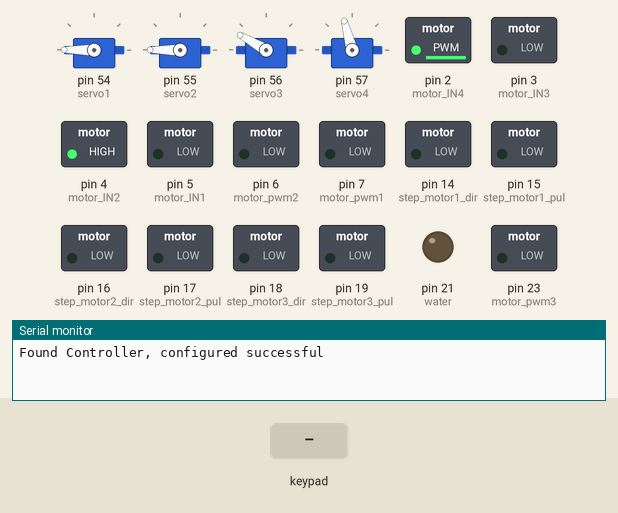
Recording of a sketch running on a simulated Arduino Mega 2560, built with avr-gcc and run on an emulated ATmega2560. On the bench: 4 × servo, switched loads named in the sketch (green lamp = pin HIGH), output pins drawn as LEDs (lit = HIGH), the last lines printed to the serial monitor. Inputs (shaded band) come from the test bench.

Above: at 2.1 s.
2.2 s: key 'X' pressed
At 3.0 s:
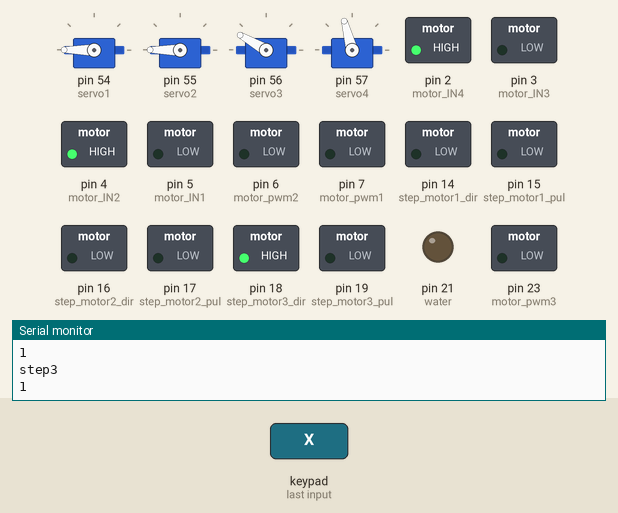
4.1 s: key 'S' pressed
At 5.5 s:
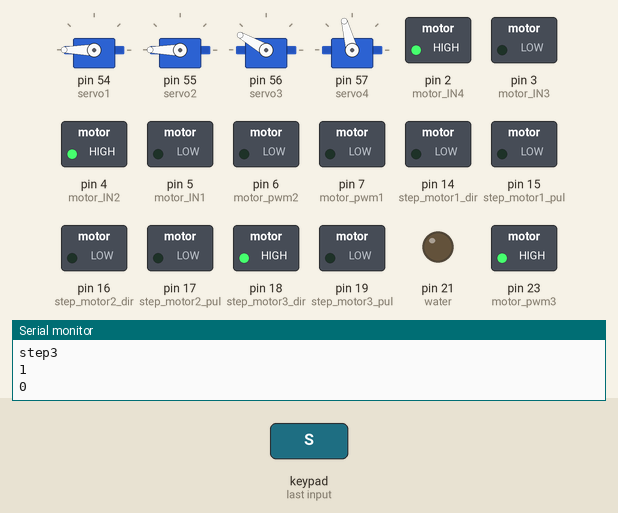
6.0 s: key 'U' pressed
At 6.2 s:
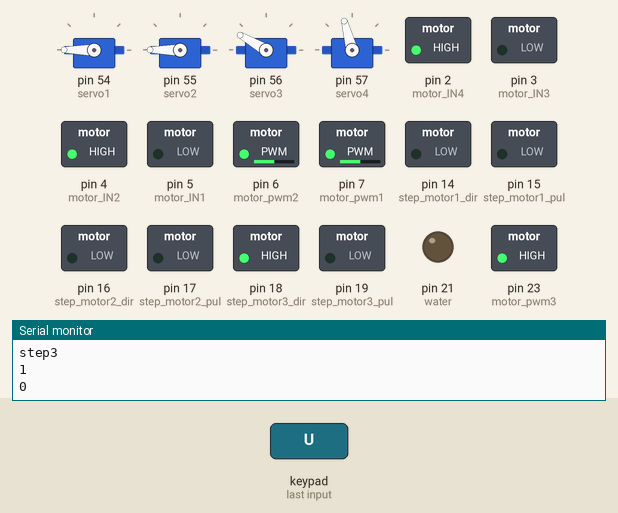
7.9 s: key 'D' pressed
At 8.13 s:
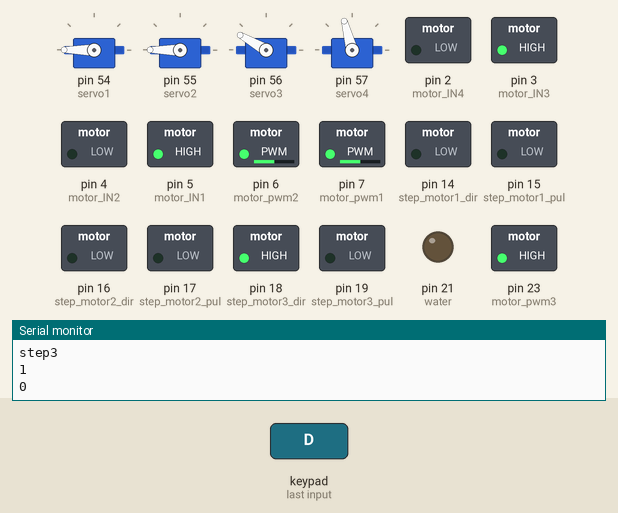
10.9 s: key 'L' pressed
At 11.12 s:
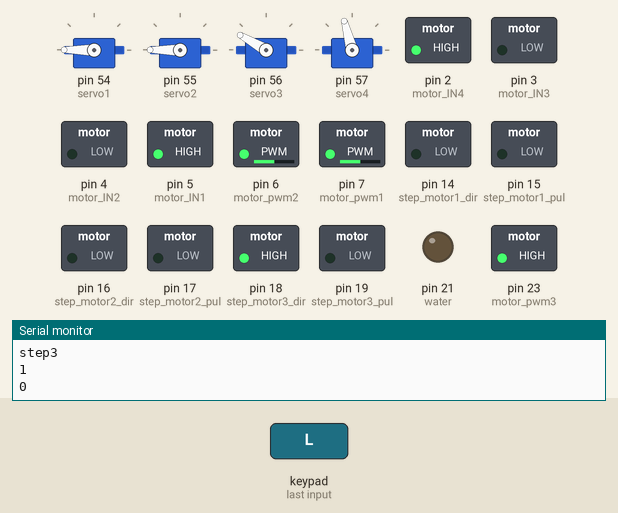
12.8 s: key 'R' pressed
At 13.02 s:
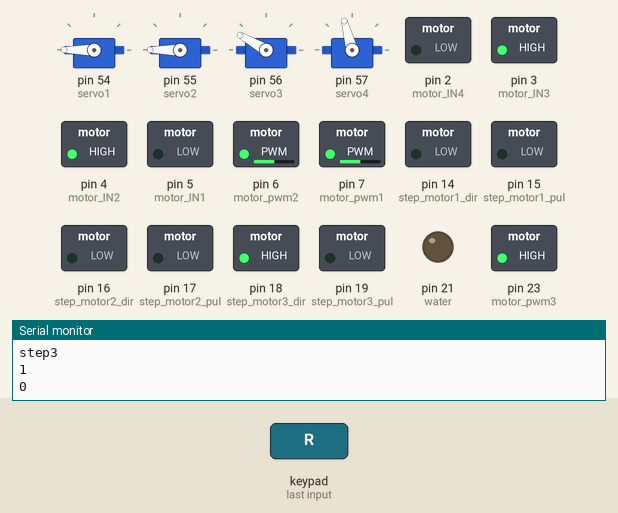
Timing chart, 0 to 15.7 s (numbered marks = the images above; inputs shaded):
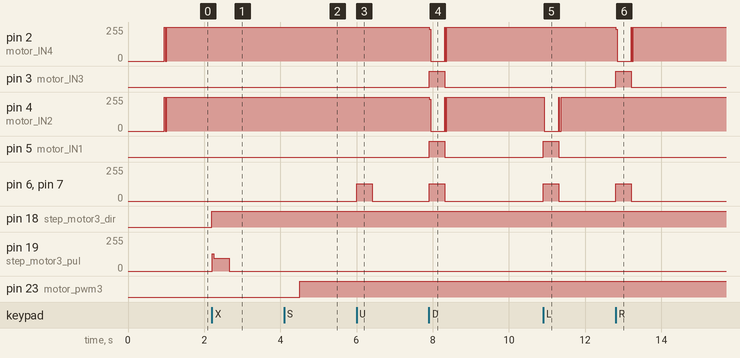

Measured:
- after the input at 2.2 s, pin 2 (motor_IN4): 254/255 → 255/255 after 0.05 s; pin 18 (step_motor3_dir): LOW → HIGH at once; pin 19 (step_motor3_pul): 0/255 → 94/255 at once, → 0/255 0.44 s later
- after the input at 4.1 s, pin 23 (motor_pwm3): LOW → HIGH after 0.41 s
- after the input at 6.0 s, pin 6 (motor_pwm2), pin 7 (motor_pwm1): 0/255 → 128/255 at once, → 0/255 0.40 s later
- after the input at 7.9 s, pin 2 (motor_IN4): 255/255 → 0/255 at once, → 254/255 0.40 s later; pin 3 (motor_IN3), pin 5 (motor_IN1): LOW → HIGH at once, → LOW 0.40 s later; pin 4 (motor_IN2): 255/255 → 0/255 at once, → 255/255 0.40 s later; pin 6 (motor_pwm2), pin 7 (motor_pwm1): 0/255 → 128/255 at once, → 0/255 0.40 s later
- after the input at 10.9 s, pin 2 (motor_IN4): 254/255 → 255/255 at once; pin 4 (motor_IN2): 255/255 → 0/255 at once, → 255/255 0.37 s later; pin 5 (motor_IN1): LOW → HIGH at once, → LOW 0.40 s later; pin 6 (motor_pwm2), pin 7 (motor_pwm1): 0/255 → 128/255 at once, → 0/255 0.40 s later
- after the input at 12.8 s, pin 2 (motor_IN4): 255/255 → 0/255 at once, → 254/255 0.40 s later; pin 3 (motor_IN3): LOW → HIGH at once, → LOW 0.40 s later; pin 6 (motor_pwm2), pin 7 (motor_pwm1): 0/255 → 128/255 at once, → 0/255 0.40 s later

The sketch:

Summer_Car.ino
```cpp
#include "PS2X_lib.h"
#include "chassis.h"
#include <Servo.h>

#define PS2_DAT 13 // 14
#define PS2_CMD 11 // 15
#define PS2_SEL 10 // 16
#define PS2_CLK 12 // 17

extern Servo servo1;
extern Servo servo2;
extern Servo servo3;
extern Servo servo4;
extern my_step_motor_t step1;
extern my_step_motor_t step2;
extern my_step_motor_t step3;
int init_flag = 5;
/******************************************************************
 * select modes of PS2 controller:
 *   - pressures = analog reading of push-butttons
 *   - rumble    = motor rumbling
 * uncomment 1 of the lines for each mode selection
 ******************************************************************/
#define pressures true

#define rumble true
extern chassis_t chassis;
extern gimbal_t gimbal;
PS2X ps2x;

int error = 0;
byte type = 0;
byte vibrate = 0;

// Reset func
void (*resetFunc)(void) = 0;

void setup()
{
    servo_init();
    motor_init();
    step_motor_init();
    Serial.begin(115200);
    delay(500);
    error = ps2x.config_gamepad(PS2_CLK, PS2_CMD, PS2_SEL, PS2_DAT, pressures, rumble);
    if (error == 0)
    {
        Serial.print("Found Controller, configured successful ");
    }
    else
    {
        Serial.print("error");
        Serial.print(error);
    }
    pinMode(water,OUTPUT);
    water_off();

}

void loop()
{

    if (error == 1)
    {
        resetFunc();
    }
    while (init_flag)  //读取几次数据 但不作处理
    {
        ps2x.read_gamepad(false, vibrate);
        delay(10);
        init_flag--;
    }

    ps2x.read_gamepad(false, vibrate); // read controller and set large motor to spin at 'vibrate' speed

    set_chassis_mode();
    chassis_control();

    if (ps2x.NewButtonState())
    { // will be TRUE if any button changes state (on to off, or off to on)
        if (ps2x.Button(PSB_L3))
        {
            if (gimbal.dev1_catch == MODE_ON)
            {
                device1_loose();
            }
            else if(gimbal.dev1_catch == MODE_OFF)
            {
                device1_catch();
            }
            Serial.println("L3 pressed");
        }

        if (ps2x.Button(PSB_R3))
        {
            if (gimbal.dev2_catch == MODE_ON)
            {
                device2_loose();
            }
            else if(gimbal.dev2_catch == MODE_OFF)
            {
                device2_catch();
            }
            Serial.println("R3 pressed");
        }

        if (ps2x.Button(PSB_L2))
        {
            if (step2.mode == STEP_ON)
            {
                step2.mode = STEP_OFF;
            }
            else if (step2.mode == STEP_OFF)
            {
                step2.mode = STEP_ON;
            }
            step2.dir = 0;
        }
        if (ps2x.Button(PSB_R2))
        {
            if (step2.mode == STEP_ON)
            {
                step2.mode = STEP_OFF;
            }
            else if (step2.mode == STEP_OFF)
            {
                step2.mode = STEP_ON;
            }
            step2.dir = 1;
        }
        if (ps2x.Button(PSB_TRIANGLE))
        {
            if (step3.mode == STEP_ON)
            {
                step3.mode = STEP_OFF;
            }
            else if (step3.mode == STEP_OFF)
            {
                step3.mode = STEP_ON;
            }
            step3.dir = 0;
        }
    }
    if (ps2x.ButtonPressed(PSB_CIRCLE)) // will be TRUE if button was JUST pressed
    {
        if (step1.mode == STEP_ON)
        {
            step1.mode = STEP_OFF;
        }
        else if (step1.mode == STEP_OFF)
        {
            step1.mode = STEP_ON;
        }
        step1.dir = 0;
        // Serial.println("Circle just pressed");
    }
    if (ps2x.NewButtonState(PSB_CROSS)) // will be TRUE if button was JUST pressed OR released
    {
        if (step3.mode == STEP_ON)
        {
            step3.mode = STEP_OFF;
        }
        else if (step3.mode == STEP_OFF)
        {
            step3.mode = STEP_ON;
        }
        step3.dir = 1;

    }

    if (ps2x.ButtonReleased(PSB_SQUARE)) // will be TRUE if button was JUST released
    {

        Serial.println(chassis.mode_zuan);
        if (chassis.mode_zuan == ZUAN_OFF)
        {
            zuan_on();
            chassis.mode_zuan = ZUAN_ON;
        }
        else if (chassis.mode_zuan == ZUAN_ON)
        {
            zuan_off();
            chassis.mode_zuan = ZUAN_OFF;
        }

    }

    if (ps2x.Button(PSB_L1) || ps2x.Button(PSB_R1))
    {
        if (ps2x.Analog(PSS_LY) < 5)
        {
            device1_rollout();
        }
        if (ps2x.Analog(PSS_LY) > 245)
        {
            device1_return();
        }
        if (ps2x.Analog(PSS_RX) < 5)
        {
            device2_horizen();
        }
        if (ps2x.Analog(PSS_RX) > 245)
        {
            device2_vertical();
        }


    }
    if(ps2x.Button(PSB_SELECT))
    {
        water_on();
    }
    else
    {
        water_off();
    }

    if (step1.mode == STEP_ON)
    {
        Serial.println(step1.mode);
        step_motor_single(step_motor1_dir, step_motor1_pul, step1.dir,500);
    }
    else if (step2.mode == STEP_ON)
    {
        Serial.println(step2.mode);
        step_motor_single(step_motor2_dir, step_motor2_pul, step2.dir,300);
    }
    else if (step3.mode == STEP_ON)
    {
        Serial.println("step3");
        Serial.println(step3.mode);
        step_motor_single(step_motor3_dir, step_motor3_pul, step3.dir,150);
    }

    delay(10);
}
```

chassis.cpp
```cpp
#include "chassis.h"
#include "PS2X_lib.h"

extern PS2X ps2x;
Servo servo1;
Servo servo2;
Servo servo3;
Servo servo4;

chassis_t chassis;
gimbal_t gimbal;

my_step_motor_t step1;
my_step_motor_t step2;
my_step_motor_t step3;

void set_chassis_mode()
{
    if (ps2x.Button(PSB_PAD_UP))
    { // will be TRUE as long as button is pressed
        chassis.chassis_mode = MOVE_FORWARD;
    }
    else if (ps2x.Button(PSB_PAD_RIGHT))
    {
        chassis.chassis_mode = TURN_RIGHT;
    }
    else if (ps2x.Button(PSB_PAD_LEFT))
    {
        chassis.chassis_mode = TURN_LEFT;
    }
    else if (ps2x.Button(PSB_PAD_DOWN))
    {
        chassis.chassis_mode = MOVE_BACK;
    }
    else
    {
        chassis.chassis_mode = NO_MOVE;
    }
}
void chassis_control()
{
    switch (chassis.chassis_mode)
    {
    case NO_MOVE:
        digitalWrite(motor_IN1, LOW);
        digitalWrite(motor_IN2, LOW);
        digitalWrite(motor_IN3, LOW);
        digitalWrite(motor_IN4, LOW);
        SetDirectionAndSpeed(0, 0);
        break;
    case MOVE_FORWARD:
        SetDirectionAndSpeed(128, 128);
        break;
    case MOVE_BACK:
        SetDirectionAndSpeed(-128, -128);
        break;
    case TURN_LEFT:
        SetDirectionAndSpeed(-128, 128);
        break;
    case TURN_RIGHT:
        SetDirectionAndSpeed(128, -128);
        break;
    }
}
void SetDirectionAndSpeed(int left_speed, int right_speed)
{
    if (left_speed < 0)
    {
        left_speed *= -1;
        digitalWrite(motor_IN1, HIGH);
        digitalWrite(motor_IN2, LOW);
        analogWrite(motor_pwm1, left_speed);
    }
    else
    {
        digitalWrite(motor_IN1, LOW);
        digitalWrite(motor_IN2, HIGH);
        analogWrite(motor_pwm1, left_speed);
    }
    if (right_speed < 0)
    {
        right_speed *= -1;
        digitalWrite(motor_IN3, HIGH);
        digitalWrite(motor_IN4, LOW);
        analogWrite(motor_pwm2, right_speed);
    }
    else
    {
        digitalWrite(motor_IN3, LOW);
        digitalWrite(motor_IN4, HIGH);
        analogWrite(motor_pwm2, right_speed);
    }
}

void motor_init()
{
    pinMode(motor_pwm1, OUTPUT);
    pinMode(motor_pwm2, OUTPUT);
    pinMode(motor_pwm3,OUTPUT);
    digitalWrite(motor_pwm3,LOW);
    pinMode(motor_IN1, OUTPUT);
    pinMode(motor_IN2, OUTPUT);
    pinMode(motor_IN3, OUTPUT);
    pinMode(motor_IN4, OUTPUT);

    digitalWrite(motor_IN1, LOW);
    digitalWrite(motor_IN2, LOW);
    digitalWrite(motor_IN3, LOW);
    digitalWrite(motor_IN4, LOW);


}
void servo_init()
{

    servo1.attach(54);
    servo2.attach(55);
    servo3.attach(56);
    servo4.attach(57);

    device1_return();
    delay(100);
    device1_loose();
    delay(100);
    device2_loose();
    delay(100);
    device2_vertical();
    delay(100);
}

void device1_rollout(void)
{
    servo1.write(60);
    gimbal.dev1_pos = MODE_OUT;
}
void device1_return(void)
{
    servo1.write(180);
    gimbal.dev1_pos = MODE_IN;
}

void device1_catch(void)
{
    servo2.write(30);
    gimbal.dev1_catch = MODE_ON;
}
void device1_loose(void)
{
    servo2.write(180);
    gimbal.dev1_catch = MODE_OFF;
}
void device2_horizen(void)
{
    servo3.write(45);
    gimbal.dev2_pos = MODE_OUT;
}
void device2_vertical(void)
{
    servo3.write(150);
    gimbal.dev2_pos = MODE_IN;
}
void device2_catch(void)
{
    servo4.write(0);
    gimbal.dev2_catch = MODE_ON;
}
void device2_loose(void)
{
    servo4.write(105);
    gimbal.dev2_catch = MODE_OFF;
}
void step_motor_init(void)
{
    pinMode(step_motor1_dir, OUTPUT);
    pinMode(step_motor1_pul, OUTPUT);
    pinMode(step_motor2_dir, OUTPUT);
    pinMode(step_motor2_pul, OUTPUT);
    pinMode(step_motor3_dir, OUTPUT);
    pinMode(step_motor3_pul, OUTPUT);
    step1.mode = STEP_OFF;
    step2.mode = STEP_OFF;
    step3.mode = STEP_OFF;
}
void step_motor_single(int dir, int pul, int direction,int speed)
{
    if (direction != 0)
    {
        digitalWrite(dir, HIGH);
    }
    else
    {
        digitalWrite(dir, LOW);
    }
    for (int x = 0; x < 100; x++)
    {
        digitalWrite(pul, HIGH);
        delayMicroseconds(speed);
        digitalWrite(pul, LOW);
        delayMicroseconds(speed);
    }
}
void zuan_on(void)
{
    digitalWrite(motor_pwm3,HIGH);
}
void zuan_off(void)
{
    digitalWrite(motor_pwm3,LOW);
}
void water_on(void)
{
    digitalWrite(water,HIGH);
}
void water_off(void)
{
    digitalWrite(water,LOW);
}
```

chassis.h
```cpp
#ifndef CHASSIS_H
#define CHASSIS_H

#include "Arduino.h"
#include "Servo.h"

#define motor_pwm1 7
#define motor_pwm2 6
#define motor_pwm3 23
#define motor_IN1 5
#define motor_IN2 4
#define motor_IN3 3
#define motor_IN4 2
#define water 21

#define step_motor1_dir 14  //分苗
#define step_motor1_pul 15
#define step_motor2_dir 16  //左右
#define step_motor2_pul 17
#define step_motor3_dir 18  //上下
#define step_motor3_pul 19


typedef enum
{
    NO_MOVE = 0, //停止
    MOVE_FORWARD,
    MOVE_BACK,
    TURN_LEFT,
    TURN_RIGHT
} chassis_mode_e;

typedef enum
{
    MODE_IN=0,
    MODE_OUT
} gimbal_pos_mode_e;

typedef enum
{
    MODE_OFF=0,
    MODE_ON
} gimbal_catch_mode_e;

typedef enum
{
    STEP_OFF=0,
    STEP_ON
} gimbal_step_motor_e;
typedef enum
{
    ZUAN_OFF=0,
    ZUAN_ON
} zuantou_mode_e;
typedef struct my_step
{
    gimbal_step_motor_e mode;
    int dir;
} my_step_motor_t;

typedef struct motor__
{
    int Lspeed_set;
    int Rspeed_set;
    chassis_mode_e chassis_mode;
    zuantou_mode_e mode_zuan;
} chassis_t;


typedef struct gimbal__
{
    gimbal_pos_mode_e dev1_pos;
    gimbal_pos_mode_e dev2_pos;
    gimbal_catch_mode_e dev1_catch;
    gimbal_catch_mode_e dev2_catch;
} gimbal_t;

void motor_init();
void SetDirectionAndSpeed(int left_speed, int right_speed);
void set_chassis_mode(void);
void chassis_control(void);
void servo_init();
void device1_rollout(void);
void device1_return(void);
void device1_catch(void);
void device1_loose(void);
void device2_horizen(void);
void device2_vertical(void);
void device2_catch(void);
void device2_loose(void);
void step_motor_init(void);
void step_motor_single(int dir, int pul, int direction,int speed);
void zuan_off(void);
void zuan_on(void);
void water_on(void);
void water_off(void);
#endif
```
